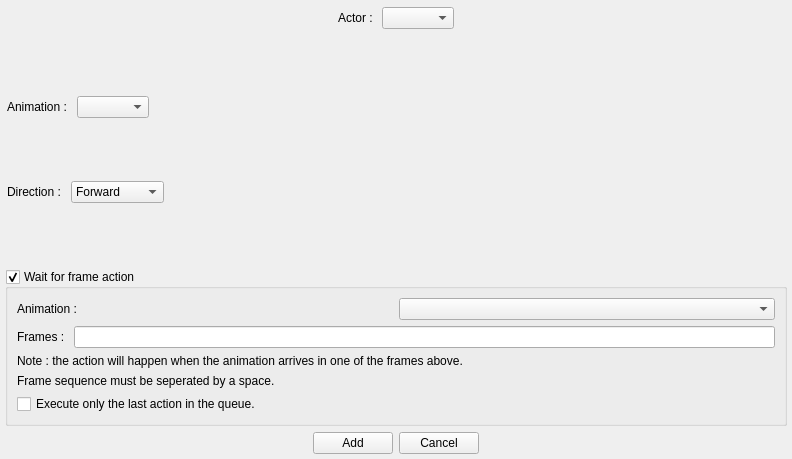
<?xml version="1.0" encoding="UTF-8"?>
<ui version="4.0">
 <class>ActionDialog</class>
 <widget class="QDialog" name="ActionDialog">
  <property name="geometry">
   <rect>
    <x>0</x>
    <y>0</y>
    <width>792</width>
    <height>459</height>
   </rect>
  </property>
  <property name="windowTitle">
   <string>Dialog</string>
  </property>
  <layout class="QVBoxLayout" name="verticalLayout_2" stretch="0,9,1,0">
   <property name="leftMargin">
    <number>5</number>
   </property>
   <property name="topMargin">
    <number>5</number>
   </property>
   <property name="rightMargin">
    <number>5</number>
   </property>
   <property name="bottomMargin">
    <number>5</number>
   </property>
   <item>
    <layout class="QHBoxLayout" name="actorLayout">
     <property name="leftMargin">
      <number>2</number>
     </property>
     <property name="topMargin">
      <number>2</number>
     </property>
     <property name="rightMargin">
      <number>2</number>
     </property>
     <property name="bottomMargin">
      <number>2</number>
     </property>
     <item>
      <spacer name="horizontalSpacer_6">
       <property name="orientation">
        <enum>Qt::Horizontal</enum>
       </property>
       <property name="sizeHint" stdset="0">
        <size>
         <width>40</width>
         <height>20</height>
        </size>
       </property>
      </spacer>
     </item>
     <item>
      <widget class="QLabel" name="actorLabel">
       <property name="text">
        <string>Actor : </string>
       </property>
      </widget>
     </item>
     <item>
      <widget class="QComboBox" name="actorComboBox">
       <property name="sizeAdjustPolicy">
        <enum>QComboBox::AdjustToContents</enum>
       </property>
       <property name="iconSize">
        <size>
         <width>32</width>
         <height>32</height>
        </size>
       </property>
      </widget>
     </item>
     <item>
      <spacer name="horizontalSpacer_3">
       <property name="orientation">
        <enum>Qt::Horizontal</enum>
       </property>
       <property name="sizeHint" stdset="0">
        <size>
         <width>40</width>
         <height>20</height>
        </size>
       </property>
      </spacer>
     </item>
    </layout>
   </item>
   <item>
    <widget class="QStackedWidget" name="stackedWidget">
     <property name="currentIndex">
      <number>0</number>
     </property>
     <widget class="QWidget" name="page_Change_Animation">
      <layout class="QVBoxLayout" name="verticalLayout_3">
       <property name="leftMargin">
        <number>2</number>
       </property>
       <property name="topMargin">
        <number>2</number>
       </property>
       <property name="rightMargin">
        <number>2</number>
       </property>
       <property name="bottomMargin">
        <number>2</number>
       </property>
       <item>
        <layout class="QHBoxLayout" name="horizontalLayout_5">
         <item>
          <widget class="QLabel" name="label_5">
           <property name="text">
            <string>Animation : </string>
           </property>
          </widget>
         </item>
         <item>
          <widget class="QComboBox" name="animCombo_d0">
           <property name="sizeAdjustPolicy">
            <enum>QComboBox::AdjustToContents</enum>
           </property>
           <property name="iconSize">
            <size>
             <width>32</width>
             <height>32</height>
            </size>
           </property>
          </widget>
         </item>
         <item>
          <spacer name="horizontalSpacer_4">
           <property name="orientation">
            <enum>Qt::Horizontal</enum>
           </property>
           <property name="sizeHint" stdset="0">
            <size>
             <width>40</width>
             <height>20</height>
            </size>
           </property>
          </spacer>
         </item>
        </layout>
       </item>
       <item>
        <layout class="QHBoxLayout" name="horizontalLayout_6">
         <item>
          <widget class="QLabel" name="label_6">
           <property name="text">
            <string>Direction : </string>
           </property>
          </widget>
         </item>
         <item>
          <widget class="QComboBox" name="animDirCombo_d0">
           <property name="sizeAdjustPolicy">
            <enum>QComboBox::AdjustToContents</enum>
           </property>
           <property name="iconSize">
            <size>
             <width>32</width>
             <height>32</height>
            </size>
           </property>
           <item>
            <property name="text">
             <string>Forward</string>
            </property>
           </item>
           <item>
            <property name="text">
             <string>Backward</string>
            </property>
           </item>
           <item>
            <property name="text">
             <string>Stopped</string>
            </property>
           </item>
           <item>
            <property name="text">
             <string>No Change</string>
            </property>
           </item>
          </widget>
         </item>
         <item>
          <spacer name="horizontalSpacer_5">
           <property name="orientation">
            <enum>Qt::Horizontal</enum>
           </property>
           <property name="sizeHint" stdset="0">
            <size>
             <width>40</width>
             <height>20</height>
            </size>
           </property>
          </spacer>
         </item>
        </layout>
       </item>
      </layout>
     </widget>
     <widget class="QWidget" name="page_Change_Anim_Dir">
      <layout class="QVBoxLayout" name="verticalLayout_4">
       <item>
        <layout class="QHBoxLayout" name="horizontalLayout_7">
         <item>
          <widget class="QLabel" name="label_7">
           <property name="text">
            <string>Direction : </string>
           </property>
          </widget>
         </item>
         <item>
          <widget class="QComboBox" name="animDirCombo_d1">
           <property name="sizeAdjustPolicy">
            <enum>QComboBox::AdjustToContents</enum>
           </property>
           <property name="iconSize">
            <size>
             <width>32</width>
             <height>32</height>
            </size>
           </property>
           <item>
            <property name="text">
             <string>Forward</string>
            </property>
           </item>
           <item>
            <property name="text">
             <string>Backward</string>
            </property>
           </item>
           <item>
            <property name="text">
             <string>Stopped</string>
            </property>
           </item>
           <item>
            <property name="text">
             <string>No Change</string>
            </property>
           </item>
          </widget>
         </item>
         <item>
          <spacer name="horizontalSpacer_7">
           <property name="orientation">
            <enum>Qt::Horizontal</enum>
           </property>
           <property name="sizeHint" stdset="0">
            <size>
             <width>40</width>
             <height>20</height>
            </size>
           </property>
          </spacer>
         </item>
        </layout>
       </item>
      </layout>
     </widget>
     <widget class="QWidget" name="page_Change_Cursor"/>
     <widget class="QWidget" name="page_Change_Parent"/>
     <widget class="QWidget" name="page_Change_Path"/>
     <widget class="QWidget" name="page_Change_Transparency"/>
     <widget class="QWidget" name="page_Change_Z_Depth"/>
     <widget class="QWidget" name="page_Collision_State"/>
     <widget class="QWidget" name="page_Conditional_Action"/>
     <widget class="QWidget" name="page_Create_Actor"/>
     <widget class="QWidget" name="page_Create_Timer"/>
     <widget class="QWidget" name="page_Destroy_Actor"/>
     <widget class="QWidget" name="page_Destroy_Timer"/>
     <widget class="QWidget" name="page_Event_Disable"/>
     <widget class="QWidget" name="page_Event_Enable"/>
     <widget class="QWidget" name="page_Follow_Mouse"/>
     <widget class="QWidget" name="page_Move_To"/>
     <widget class="QWidget" name="page_Physical_Response"/>
     <widget class="QWidget" name="page_Play_Music"/>
     <widget class="QWidget" name="page_Play_Sound"/>
     <widget class="QWidget" name="page_Script_Editor">
      <layout class="QVBoxLayout" name="verticalLayout_5">
       <property name="leftMargin">
        <number>0</number>
       </property>
       <property name="topMargin">
        <number>2</number>
       </property>
       <property name="rightMargin">
        <number>0</number>
       </property>
       <property name="bottomMargin">
        <number>2</number>
       </property>
       <item>
        <widget class="QPlainTextEdit" name="scriptPTE">
         <property name="font">
          <font>
           <family>Courier</family>
           <pointsize>12</pointsize>
          </font>
         </property>
         <property name="styleSheet">
          <string notr="true">background-color:rgb(18, 19, 25);</string>
         </property>
         <property name="plainText">
          <string>char Death = 0;


//----ANIMATIONS------------------------------------------------------------------------------------

if(STATE == 0) //Stand Right
{
    animpos = 0;
    cframe = 0;
}

else if(STATE == 1) //Stand Left
{
    animpos = 5;
    cframe = 0;
}

else if(STATE == 2) //Walk Right
{
    switch(cframe)
    {
        case 0:
        case 1:
        case 2: animpos = 1; cframe++; break;
 
        case 3:
        case 4: animpos = 2; cframe++; break;
 
        case 5: animpos = 2; cframe = 0; break;
    }
    if(inv == 0 || inv == 1) {x+=3;}
    else if(inv == 2 || inv == 3) {y+=3;}
}

else if(STATE == 3) //Walk Left
{
    switch(cframe)
    {
        case 0:
        case 1:
        case 2: animpos = 4; cframe++; break;
 
        case 3:
        case 4: animpos = 3; cframe++; break;
 
        case 5: animpos = 3; cframe = 0; break;
    }
    if(inv == 0 || inv == 1) {x-=3;}
    else if(inv == 2 || inv == 3) {y-=3;}
}

else if(STATE == 4) //Stand Shoot Right
{
    animpos = 6;
    cframe = 0;
}


else if(STATE == 5) //Stand Shoot Left
{
    animpos = 11;
    cframe = 0;
}

else if(STATE == 6) //Walk Shoot Right
{
    switch(cframe)
    {
        case 0:
        case 1:
        case 2: animpos = 7; cframe++; break;
 
        case 3:
        case 4: animpos = 8; cframe++; break;
 
        case 5: animpos = 8; cframe = 0; break;
    }
    if(inv == 0 || inv == 1) {x+=3;}
    else if(inv == 2 || inv == 3) {y+=3;}
}


else if(STATE == 7) //Walk Shoot Left
{
    switch(cframe)
    {
        case 0:
        case 1:
        case 2: animpos = 10; cframe++; break;
 
        case 3:
        case 4: animpos = 9; cframe++; break;
 
        case 5: animpos = 9; cframe = 0; break;
    }
    if(inv == 0 || inv == 1) {x-=3;}
    else if(inv == 2 || inv == 3) {y-=3;}
}

else if(STATE == 8) //Hit Right
{
    switch(cframe)
    {
        case 0: animpos = 17; cframe++; break;
        case 1: animpos = 16; cframe++; break;
        case 2: animpos = 17; cframe++; break;
        case 3: animpos = 16; cframe++; break;
        case 4: animpos = 17; cframe++; break;
        case 5: animpos = 16; cframe++; break;
        case 6: animpos = 17; cframe++; break;
        case 7: animpos = 16; cframe++; break;
        case 8: animpos = 17; cframe++; break;
        case 9: STATE = 0; animpos = 0; cframe = 0;

               if (!Player_HP)
                {
                    Hit_rec = 0;
                    STATE = 10;
                    cframe = 0;
                }
    }
    directional_velocity = 0;
}

else if(STATE == 9) //Hit Left
{
    switch(cframe)
    {
        case 0: animpos = 18; cframe++; break;
        case 1: animpos = 19; cframe++; break;
        case 2: animpos = 18; cframe++; break;
        case 3: animpos = 19; cframe++; break;
        case 4: animpos = 18; cframe++; break;
        case 5: animpos = 19; cframe++; break;
        case 6: animpos = 18; cframe++; break;
        case 7: animpos = 19; cframe++; break;
        case 8: animpos = 18; cframe++; break;
        case 9: STATE = 1; animpos = 5; cframe = 0;

               if (!Player_HP)
                {
                    Hit_rec = 0;
                    cframe = 0;
                    STATE = 10;
                }
    }
    directional_velocity = 0;
}

else if(STATE == 10) //Death
{
    switch(cframe)
    {
        case 0: animpos = 20; cframe++; break;
        case 1: animpos = 23; cframe++; break;
        case 2: animpos = 24; cframe++; break;
        case 3: animpos = 25; cframe++; break;
        case 4: animpos = 26; cframe++; break;
        case 5: animpos = 27; cframe++; break;
        case 6: animpos = 28; cframe++; break;
        case 7: animpos = 29; cframe++; break;
        case 8: animpos = 30; cframe++; break;
        case 9: animpos = 31; cframe++; break;
        case 10: animpos = 32; cframe++; break;
        case 11: animpos = 33; cframe++; break;
        case 12: animpos = 34; cframe++; break;
        case 13: animpos = 35; cframe++; break;
        case 14:
        case 15:
        case 16:
        case 17:
        case 18:
        case 19:
        case 20:
        case 21:
        case 22:
        case 23:
        case 24:
        case 25:
        case 26:
        case 27:
        case 28:
        case 29:
        case 30:
        case 31:
        case 32:
        case 33:
        case 34:
        case 35:
        case 36:
        case 37:
        case 38:
        case 39:
        case 40:
        case 41:
        case 42: cframe++; break;
        case 43: Death = 1; cframe = 0;
    }
    directional_velocity = 0;
}

animpos += inv*36; //SHIFT!!!

if(Hit_rec) // Flash and immunity
{
    Hit_rec--;
    if (STATE &lt; 8)
    {
        r = ((Hit_rec+1) % 2)*255;
        g = r;
        b = r;
    }
}


//----GRAVITY AND OTHER-----------------------------------------------------------------------------

switch(inv)
{
    case 0: yvelocity += 1.2;
            xvelocity = 0; break;
 
    case 1: yvelocity -= 1.2;
            xvelocity = 0; break;
 
    case 2: xvelocity -= 1.2;
            yvelocity = 0; break;
 
    case 3: xvelocity += 1.2;
            yvelocity = 0; break;
}

if (directional_velocity &gt; 10) //Speed Limit
{
    directional_velocity = 10;
}

x = round(x);
y = round(y);

if (Jump) //Jump Restore
{
    Jump--;
}


//----DEATH PROCEDURE-------------------------------------------------------------------------------

if (Death)
{

x = X;
y = Y;
Player_HP = 4;
inv = 0;
STATE = 0;
musicvol = 0;

IT_HP.transp = 0;
Block_Break.transp = 0;
Block_Locked.transp = 0;
IT_Key.transp = 0;
ChangeAnimation(&quot;SC_Tile_A&quot;, &quot;A_Type_ON&quot;, FORWARD);
ChangeAnimation(&quot;SC_Tile_B&quot;, &quot;OFF&quot;, FORWARD);
Tile_A.transp = 0;
Tile_B.transp = 1;
ChangeAnimation(&quot;PL_Floor&quot;, &quot;PL_Floor&quot;, FORWARD);
ChangeAnimation(&quot;PL_Roof&quot;, &quot;OFF&quot;, FORWARD);
ChangeAnimation(&quot;PL_Right&quot;, &quot;OFF&quot;, FORWARD);
ChangeAnimation(&quot;PL_Left&quot;, &quot;OFF&quot;, FORWARD);
AB = 0;


if(SAVE_LOCATION &gt; cloneindex)
{
    DestroyActor(&quot;Event Actor&quot;);
    Mask.r = 255;
    Mask.g = 255;
    Mask.b = 255;
    Mask.transp = 0;
}
else
{
    Mask.r = 0;
    Mask.g = 0;
    Mask.b = 0;
    Mask.transp = 0;
}


switch(SAVE_LOCATION)
{
    case 1: CAM = 2; camX = -160; camY = -120;
            CLX = 0; CRX = 0; CBY = 120; CTY = -840;
            view.x = camX; view.y = camY;
            PlayMusic2(&quot;data/Level 1.it&quot;, 1.000000, 0, HIGH_PRIORITY_MUSIC);
            break;
 
    case 2: CAM = 1; camX = 1760; camY = -840;
            CLX = 1760; CRX = 3040; CBY = 0; CTY = 0;
            view.x = camX; view.y = camY;
            PlayMusic2(&quot;data/Intro.it&quot;, 1.000000, 0, HIGH_PRIORITY_MUSIC);
            break;
}

}


//----WARPING---------------------------------------------------------------------------------------

if((y - view.y)&gt;=250) {y = view.y - 9;}
else if((y - view.y)&lt;=-10) {y = view.y + 249;}
else if((x - view.x)&gt;=330) {x = view.x -9;}
else if((x - view.x)&lt;=-10) {x = view.x + 329;}</string>
         </property>
        </widget>
       </item>
       <item>
        <layout class="QHBoxLayout" name="horizontalLayout_8">
         <item>
          <widget class="QPushButton" name="pushButton_2">
           <property name="text">
            <string>Actors</string>
           </property>
          </widget>
         </item>
         <item>
          <widget class="QPushButton" name="pushButton">
           <property name="text">
            <string>File</string>
           </property>
          </widget>
         </item>
         <item>
          <spacer name="horizontalSpacer_9">
           <property name="orientation">
            <enum>Qt::Horizontal</enum>
           </property>
           <property name="sizeHint" stdset="0">
            <size>
             <width>40</width>
             <height>20</height>
            </size>
           </property>
          </spacer>
         </item>
        </layout>
       </item>
      </layout>
     </widget>
     <widget class="QWidget" name="page_Set_Text"/>
     <widget class="QWidget" name="page_To_Anterior_Position"/>
     <widget class="QWidget" name="page_Visibility_State"/>
    </widget>
   </item>
   <item>
    <widget class="QGroupBox" name="waitForFrameGroupBox">
     <property name="title">
      <string>Wait for frame action</string>
     </property>
     <property name="flat">
      <bool>true</bool>
     </property>
     <property name="checkable">
      <bool>true</bool>
     </property>
     <layout class="QVBoxLayout" name="verticalLayout">
      <item>
       <layout class="QHBoxLayout" name="horizontalLayout_2">
        <item>
         <widget class="QLabel" name="label_15">
          <property name="text">
           <string>Animation :</string>
          </property>
         </widget>
        </item>
        <item>
         <widget class="QComboBox" name="waitAnimationComboBox">
          <property name="sizeAdjustPolicy">
           <enum>QComboBox::AdjustToContents</enum>
          </property>
          <property name="iconSize">
           <size>
            <width>32</width>
            <height>32</height>
           </size>
          </property>
         </widget>
        </item>
       </layout>
      </item>
      <item>
       <layout class="QHBoxLayout" name="horizontalLayout_3">
        <item>
         <widget class="QLabel" name="label">
          <property name="text">
           <string>Frames : </string>
          </property>
         </widget>
        </item>
        <item>
         <widget class="QLineEdit" name="waitFramesLineEdit">
          <property name="placeholderText">
           <string/>
          </property>
         </widget>
        </item>
       </layout>
      </item>
      <item>
       <widget class="QLabel" name="label_2">
        <property name="text">
         <string>Note : the action will happen when the animation arrives in one of the frames above.</string>
        </property>
       </widget>
      </item>
      <item>
       <widget class="QLabel" name="label_3">
        <property name="text">
         <string>Frame sequence must be seperated by a space.</string>
        </property>
       </widget>
      </item>
      <item>
       <widget class="QCheckBox" name="executeLastActionInQueueCB">
        <property name="text">
         <string>Execute only the last action in the queue.</string>
        </property>
       </widget>
      </item>
     </layout>
    </widget>
   </item>
   <item>
    <layout class="QHBoxLayout" name="horizontalLayout">
     <item>
      <spacer name="horizontalSpacer">
       <property name="orientation">
        <enum>Qt::Horizontal</enum>
       </property>
       <property name="sizeHint" stdset="0">
        <size>
         <width>40</width>
         <height>20</height>
        </size>
       </property>
      </spacer>
     </item>
     <item>
      <widget class="QPushButton" name="addActionBtn">
       <property name="text">
        <string>Add</string>
       </property>
      </widget>
     </item>
     <item>
      <widget class="QPushButton" name="cancelBtn">
       <property name="text">
        <string>Cancel</string>
       </property>
      </widget>
     </item>
     <item>
      <spacer name="horizontalSpacer_2">
       <property name="orientation">
        <enum>Qt::Horizontal</enum>
       </property>
       <property name="sizeHint" stdset="0">
        <size>
         <width>40</width>
         <height>20</height>
        </size>
       </property>
      </spacer>
     </item>
    </layout>
   </item>
  </layout>
 </widget>
 <resources/>
 <connections/>
</ui>
